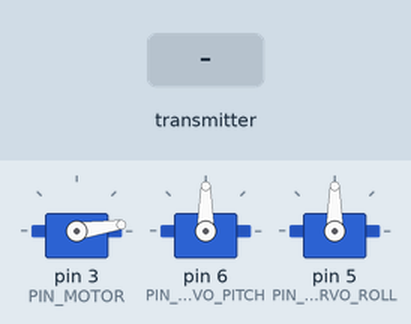
A sketch run on a simulated Arduino Uno, built with avr-gcc and run on an emulated ATmega328P. Parts: 3 × servo. The inputs (shaded band) are chosen by the test bench. No radio packets arrive unless stated; what the sketch prints to the serial monitor is not drawn.

Above: at 2.2 s.
2.3 s: the transmitter starts sending Packet = 0
At 3.1 s:
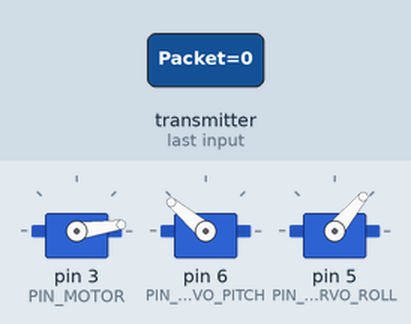
3.8 s: the transmitter starts sending Packet = 256
At 4.4 s:
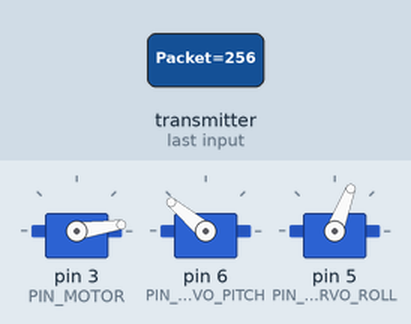
5.3 s: the transmitter starts sending Packet = 512
At 6.5 s:
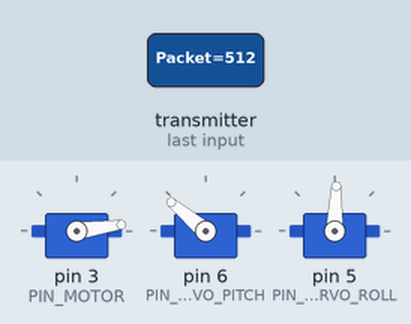
6.8 s: the transmitter starts sending Packet = 1023
At 7.7 s:
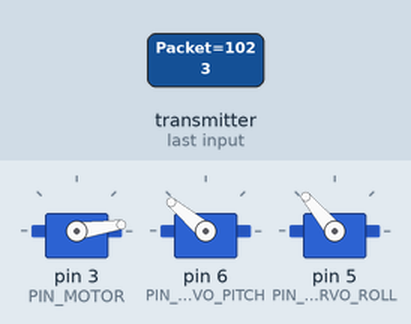
Timing chart, 0 to 9.3 s (numbered marks = the images above; inputs shaded):
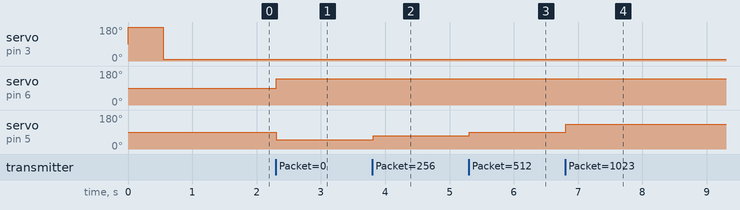

Measured:
- after the input at 2.3 s, servo on pin 6 (PIN_SERVO_PITCH): 90° → 140° at once; servo on pin 5 (PIN_SERVO_ROLL): 90° → 50° at once
- after the input at 3.8 s, servo on pin 5 (PIN_SERVO_ROLL): 50° → 69° at once
- after the input at 5.3 s, servo on pin 5 (PIN_SERVO_ROLL): 69° → 88° at once
- after the input at 6.8 s, servo on pin 5 (PIN_SERVO_ROLL): 88° → 130° at once

The sketch:

Code_Nano.ino
```cpp
// 下位机

#include <SPI.h>
#include <nRF24L01.h>
#include <RF24.h>
#include <Servo.h>

RF24 Radio(7,8); // 创建RF24对象，CE对应7号引脚, CSN对应8号引脚
const byte address[6] = "00006"; // 创建地址，用于识别发送端和接收端

Servo Motor; // 主翼电机
Servo Servo_Pitch; // 俯仰舵机
Servo Servo_Roll; // 滚转舵机
#define PIN_MOTOR 3 // 主翼电机对应的引脚, 电调白线插D3
#define PIN_SERVO_PITCH 6 // 俯仰舵机对应的引脚, 黄线插D6
#define PIN_SERVO_ROLL 5 // 滚转舵机对应的引脚, 黄线插D5+++++++++++++++++++++++++++++
#define ANALOG_MAX 1023 // 模拟信号最大值
#define ANALOG_MIN 0 // 模拟信号最小值
#define THROTTLE_MAX 199 // 主翼电机转速信号最大值，对应占空比11.57%
#define THROTTLE_MIN 8 // 主翼电机转速信号最小值，对应占空比3.15%
#define JOYSTICK_X_MID 527 // 摇杆X轴中位值
#define JOYSTICK_Y_MID 488 // 摇杆Y轴中位值
#define PITCH_MAX 140 // 俯仰舵机最大角度
#define ROLL_MAX 130 // 滚转舵机最大角度
int Slider_Val = THROTTLE_MIN; // 电机转速信号
int Joystick_X = JOYSTICK_X_MID; // 摇杆X轴信号
int Joystick_Y = JOYSTICK_Y_MID; // 摇杆Y轴信号
int Joystick_B = 0; // 摇杆按钮信号, 0: 未按下, 1: 按下
int Angle_X = 90; // 俯仰舵机位置
int Angle_Y = 90; // 滚转舵机位置
int Potentiometer_Val = 0; // 电位器信号
uint32_t Packet = 0; // 接收数据包


void setup()
{
  // 初始化串口
  Serial.begin(9600);
  Serial.println("\n\n\n\n\n\n\n\n\n\n\n\n\n\n\n\n\n\n\n\n\n\n\n\n==============================");

  // 初始化天线
  Radio.begin();
  Radio.openReadingPipe(1, address); // 设置地址，0-5指定打开的管道
  Radio.setPALevel(RF24_PA_MIN); // 设置功率放大器级别，RF24_PA_MIN, RF24_PA_LOW, RF24_PA_HIGH, RF24_PA_MAX
  Radio.setDataRate(RF24_1MBPS); // 设置发送速率，RF24_250KBPS, RF24_1MBPS, RF24_2MBPS
  Radio.startListening(); // 设置为接收端

  // 启动电调
  ActivateESC();

  // 初始化舵机
  Servo_Pitch.attach(PIN_SERVO_PITCH);
  Servo_Roll.attach(PIN_SERVO_ROLL);
  SetServoAngle(90, 90); // 归位
}


void loop()
{
  GetValue(); // 读取天线数据
  // PrintInfo(); // 串口打印调试信息
  if (Joystick_B || !Potentiometer_Val) // 摇杆按钮按下或电位器为0
  {
    Slider_Val = THROTTLE_MIN; // 关闭电机
  }
  SetThrottle(Slider_Val); // 设置油门
  // SetServoAngle(map(Joystick_Y, ANALOG_MIN, ANALOG_MAX, 0, 180), map(Joystick_X, ANALOG_MIN, ANALOG_MAX, 0, 180)); // 设置舵机位置
  if (Joystick_Y >= JOYSTICK_Y_MID)
  {
    Angle_Y = map(Joystick_Y, JOYSTICK_Y_MID, ANALOG_MAX, 90, 180 - PITCH_MAX);
  }
  else
  {
    Angle_Y = map(Joystick_Y, ANALOG_MIN, JOYSTICK_Y_MID, PITCH_MAX, 90);
  }
  if (Joystick_X >= JOYSTICK_X_MID)
  {
    Angle_X = map(Joystick_X, JOYSTICK_X_MID, ANALOG_MAX, 90, ROLL_MAX);
  }
  else
  {
    Angle_X = map(Joystick_X, ANALOG_MIN, JOYSTICK_X_MID, 180 - ROLL_MAX, 90);
  }
  SetServoAngle(Angle_Y, Angle_X); // 设置舵机位置
  delay(10); // 延时ms
}


/*
 * @brief 带倒计时提示的延时函数
 * @param s 等待时间，单位s
 */
void Wait(int s)
{
  for (int i = 0; i < s; i++)
  {
    Serial.print("Waiting: ");
    Serial.println(s - i);
    delay(1000); // 等待1s
  }
}


/*
 * @brief 读取天线数据
 */
void GetValue()
{
  if (Radio.available())
  {
    Radio.read(&Packet, sizeof(Packet));
    Joystick_X = Packet & 0x3FF;
    Joystick_Y = (Packet >> 10) & 0x3FF;
    Joystick_B = (Packet >> 20) & 0x1;
    Slider_Val = (Packet >> 21) & 0xFF;
    Potentiometer_Val = (Packet >> 29) & 0x7;
  }
}


/*
 * @brief 设置油门
 * @param val 油门数值, THROTTLE_MIN ~ THROTTLE_MAX
 */
void SetThrottle(int val)
{
  Motor.write(constrain(val, THROTTLE_MIN, THROTTLE_MAX)); // 将油门比例转换为对应的计数值，ratio的范围0到255，对应的数值范围8到199
  // Serial.print("Setting value: ");
  // Serial.println(constrain(val, THROTTLE_MIN, THROTTLE_MAX));
}


/*
 * @brief 串口打印控制信息
 */
void PrintInfo()
{
  Serial.print("Slider: ");
  Serial.print(Slider_Val);
  Serial.print(" | Joystick X: ");
  Serial.print(Joystick_X);
  Serial.print(" | Joystick Y: ");
  Serial.print(Joystick_Y);
  Serial.print(" | Joystick B: ");
  Serial.println(Joystick_B);
  Serial.print(" | Potentiometer: ");
  Serial.println(Potentiometer_Val);
}


/*
 * @brief 设置舵机位置
 * @param p 俯仰舵机位置, [0, 180]
 * @param r 滚转舵机位置, [0, 180]
 */
void SetServoAngle(int p, int r)
{
  Servo_Pitch.write(p);
  Servo_Roll.write(r);
  // Serial.print("Pitch: ");
  // Serial.print(p);
  // Serial.print(" | Roll: ");
  // Serial.println(r);
}


/*
 * @brief 启动主翼电调
 * @note 操作顺序: 单片机RESET -> 看到串口信息 -> 立刻连接电池
 */
void ActivateESC()
{
  Motor.attach(PIN_MOTOR);
  delay(1);
  SetThrottle(THROTTLE_MAX); // 设置油门最大
  Serial.println("Please connect the battery to the ESC in 5 seconds!");
  // Wait(5);
  delay(500);
  SetThrottle(THROTTLE_MIN); // 设置油门最小
  // Wait(5);
  delay(500);
  Serial.println("ESC is ready");
}
```
